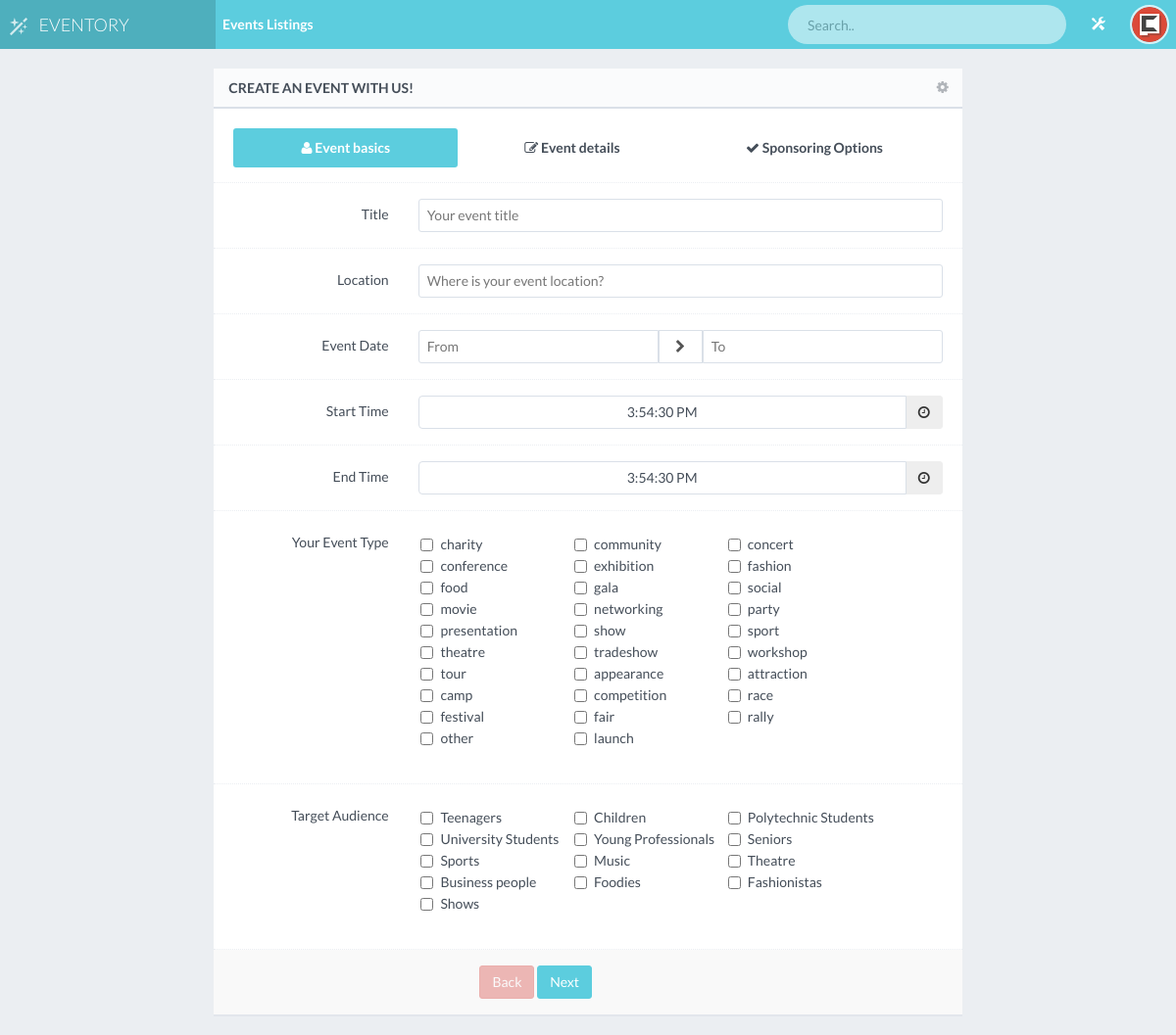
The page /NEW-UI/event-create.php on the database its author committed.
### tables this page shows
CREATE TABLE IF NOT EXISTS `type_of_events` (
  `id` int(11) NOT NULL AUTO_INCREMENT,
  `type` varchar(45) NOT NULL,
  PRIMARY KEY (`id`)
);

CREATE TABLE IF NOT EXISTS `target_audience` (
  `id` int(11) NOT NULL AUTO_INCREMENT,
  `type` varchar(45) NOT NULL,
  PRIMARY KEY (`id`)
);

### NEW-UI/event-create.php (the view, shortened to what this page needs)
<?php
include 'inc/header.php';
?>
<div id="page-content">
    <div class="row">
        <div class="col-sm-10 col-sm-offset-1 col-md-6 col-md-offset-2 col-lg-8 col-lg-offset-2">
            <div class="block">
                <div class="block-title">
                    <div class="block-options pull-right">
                        <a href="javascript:void(0)" class="btn btn-effect-ripple btn-default" data-toggle="tooltip" title="Settings"><i class="fa fa-cog"></i></a>
                    </div>
                    <h2>Create an event with us!</h2>
                </div>
                <form id="clickable-wizard" action="add_event.php" method="post" class="form-horizontal form-bordered" enctype="multipart/form-data" >
                 <div id="clickable-first" class="step">
                    <div class="form-group">
                        <div class="col-xs-12">
                            <ul class="nav nav-pills nav-justified clickable-steps">
                                <li class="active">
                                    <a href="javascript:void(0)" data-gotostep="clickable-first">
                                        <i class="fa fa-user"></i>
                                        <strong>Event basics</strong>
                                    </a>
                                </li>
                                <li>
                                    <a href="javascript:void(0)" data-gotostep="clickable-second">
                                        <i class="fa fa-pencil-square-o"></i>
                                        <strong>Event details</strong>
                                    </a>
                                </li>
                                <li>
                                    <a href="javascript:void(0)" data-gotostep="clickable-third">
                                        <i class="fa fa-check"></i>
                                        <strong>Sponsoring Options</strong>
                                    </a>
                                </li>
                            </ul>
                        </div>
                    </div>
                    <div class="form-group">
                        <label class="col-md-3 control-label">Title</label>
                        <div class="col-md-9">
                            <input type="text" id="title" name="title" class="form-control" placeholder="Your event title">
                        </div>
                    </div>
                    <div class="form-group">
                        <label class="col-md-3 control-label">Location</label>
                        <div class="col-md-9">
                            <input type="text" id="location" name="location" class="form-control ui-wizard-content" placeholder="Where is your event location?">
                        </div>
                    </div>
                    <div class="form-group">
                        <label class="col-md-3 control-label">Event Date</label>
                        <div class="col-md-9">
                            <div class="input-group input-daterange" data-date-format="mm/dd/yyyy">
                                <input type="text" id="start_date" name="start_date" class="form-control" placeholder="From">
                                <span class="input-group-addon"><i class="fa fa-chevron-right"></i></span>
                                <input type="text" id="end_date" name="end_date" class="form-control" placeholder="To">
                            </div>
                        </div>
                    </div>
                    <div class="form-group">
                        <label class="col-md-3 control-label">Start Time</label>
                        <div class="col-md-9">
                            <div class="input-group bootstrap-timepicker">
                                <input type="text" id="start_time" name="start_time" class="form-control input-timepicker text-center" placeholder="From">
                                <span class="input-group-btn">
                                    <a href="javascript:void(0)" class="btn btn-default"><i class="fa fa-clock-o"></i></a>
                                </div>
                            </div>
                        </div>
                        <div class="form-group">
                            <label class="col-md-3 control-label">End Time</label>
                            <div class="col-md-9">
                                <div class="input-group bootstrap-timepicker">
                                    <input type="text" id="end_time" name="end_time" class="form-control input-timepicker text-center" placeholder="From">
                                    <span class="input-group-btn">
                                        <a href="javascript:void(0)" class="btn btn-default"><i class="fa fa-clock-o"></i></a>
                                    </div>
                                </div>
                            </div>
                            <div class="form-group">
                                <label class="col-md-3 control-label">Your Event Type</label>
                                <div class="col-md-9">
                                    <fieldset class="group">
                                        <ul class="checkbox">
                                            <?php
                                            $sql = "SELECT * FROM type_of_events";
                                            $result = mysql_query($sql);
                                            while ($row = mysql_fetch_array($result)) { ?>
                                            <li><input type="checkbox" id="event_type" name="event_types[]" value="<?=$row['id']?>"> <?=$row['type']?></li>
                                            <?
                                        }
                                        ?>
                                    </ul>
                                </fieldset>
                            </div>
                        </div>
                        <div class="form-group">
                            <label class="col-md-3 control-label">Target Audience</label>
                            <div class="col-md-9">
                                <fieldset class="group">
                                    <ul class="checkbox">
                                        <?php
                                        $sql = "SELECT * FROM target_audience";
                                        $result = mysql_query($sql);
                                        while ($row = mysql_fetch_array($result)) { ?>
                                        <li><input type="checkbox" id="target_audience" name="target_audience[]" value="<?=$row['id']?>"> <?=$row['type']?></li>
                                        <?
                                    }
                                    ?>
                                </ul>
                            </fieldset>
                        </div>
                    </div>
                </div>
                <div class="form-group form-actions">
                    <div class="col-md-8 col-md-offset-4">
                        <button type="reset" class="btn btn-effect-ripple btn-danger" id="back">Back</button>
                        <button type="submit" class="btn btn-effect-ripple btn-primary" id="next">Next</button>
                    </div>
                </div>
            </form>
        </div>
    </div>
</div>
</div>
</div>
</div>
</div>
</body>
</html>

### NEW-UI/inc/header.php (shortened to what this page needs)
<!DOCTYPE html>
 <html class="no-js">
<head>
    <link rel="stylesheet" href="css/bootstrap.min.css">
    <link rel="stylesheet" href="css/plugins.css">
    <link rel="stylesheet" href="css/main.css">
    <link rel="stylesheet" href="css/themes.css">
</head>
<body>
<div id="page-wrapper" class="page-loading">
    <div id="page-container" class="header-fixed-top sidebar-visible-lg-full">
        <div id="sidebar">
            <div id="sidebar-brand" class="themed-background">
                <a href="index.html" class="sidebar-title">
                    <i class="gi gi-magic"></i> <span class="sidebar-nav-mini-hide">EVENTORY</span>
                </a>
            </div>
        </div>
        <div id="main-container" style="margin:0px">
                <header class="navbar navbar-inverse navbar-fixed-top">
                    <ul class="nav navbar-nav-custom">
                        <li class="hidden-xs animation-fadeInQuick">
                            <a href="event-listings.html"><strong>Events Listings</strong></a>
                        </li>
                    </ul>
                    <ul class="nav navbar-nav-custom pull-right">
                        <li>
                            <form action="page_ready_search_results.html" method="post" class="navbar-form-custom" role="search">
                                <input type="text" id="top-search" name="top-search" class="form-control" placeholder="Search..">
                            </form>
                        </li>
                        <li>
                            <a href="javascript:void(0)" onclick="App.sidebar('toggle-sidebar-alt');">
                                <i class="gi gi-settings"></i>
                            </a>
                        </li>
                        <li class="dropdown">
                            <a href="javascript:void(0)" class="dropdown-toggle" data-toggle="dropdown">
                                <img src="img/placeholders/avatars/avatar9.jpg" alt="avatar">
                            </a>
                            </li>
                        </ul>
                    </header>

### rows shown on the page
type_of_events: type "charity"
type_of_events: type "community"
type_of_events: type "concert"
type_of_events: type "conference"
type_of_events: type "exhibition"
type_of_events: type "fashion"
type_of_events: type "food"
type_of_events: type "gala"
type_of_events: type "social"
type_of_events: type "movie"
type_of_events: type "networking"
type_of_events: type "party"
type_of_events: type "presentation"
type_of_events: type "show"
type_of_events: type "sport"
type_of_events: type "theatre"
type_of_events: type "tradeshow"
type_of_events: type "workshop"
type_of_events: type "tour"
type_of_events: type "appearance"
type_of_events: type "attraction"
type_of_events: type "camp"
type_of_events: type "competition"
type_of_events: type "race"
type_of_events: type "festival"
type_of_events: type "fair"
type_of_events: type "rally"
type_of_events: type "other"
type_of_events: type "launch"
target_audience: type "Teenagers"
target_audience: type "Children"
target_audience: type "Polytechnic Students"
target_audience: type "University Students"
target_audience: type "Young Professionals"
target_audience: type "Seniors"
target_audience: type "Sports"
target_audience: type "Music"
target_audience: type "Theatre"
target_audience: type "Business people"
target_audience: type "Foodies"
target_audience: type "Fashionistas"
target_audience: type "Shows"
